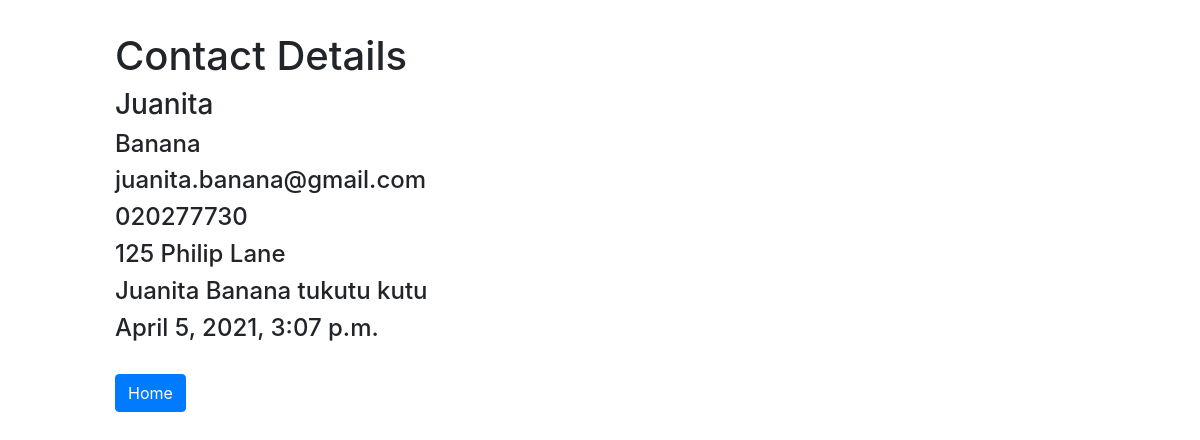
The page /contacts/4/ on the database its author committed.
### crudapp/models.py (models this page shows, shortened)
class Contact(models.Model):
    firstName = models.CharField("First name", max_length=255, blank = True, null = True)
    lastName = models.CharField("Last name", max_length=255, blank = True, null = True)
    email = models.EmailField()
    phone = models.CharField(max_length=20, blank = True, null = True)
    address = models.TextField(blank=True, null=True)
    description = models.TextField(blank=True, null=True)
    createdAt = models.DateTimeField("Created At", auto_now_add=True)

### crudapp/views.py (the view)
# urls.py: path('contacts/<int:pk>/', views.ContactDetailView.as_view(), name='detail'),
class ContactDetailView(DetailView):
    model = Contact
    template_name = 'contact-detail.html'

### templates/contact-detail.html (shortened to what this page needs)
{% load widget_tweaks %}
<!DOCTYPE html>
<html>
<head>
    <link rel="stylesheet" href="https://stackpath.bootstrapcdn.com/bootstrap/4.1.3/css/bootstrap.min.css">
</head>
<body>
<div class="container-fluid">
    <div class="row">
        <div class="col-md-1 col-xs-1 col-sm-1"></div>
        <div class="col-md-10 col-xs-10 col-sm-10 ">
            <br />
            <h6 style="text-align:center;">
               <h1> Contact Details</h1>
            </h6>
        </div>
        <div class="col-md-1 col-xs-1 col-sm-1">
        </div>
    </div>
    <div class="row">
        <div class="col-md-1 col-xs-1 col-sm-1"></div>
        <div class="col-md-10 col-xs-10 col-sm-10">
            <h3>{{ object.firstName }}</h3>
            <h4>{{ object.lastName }}</h4>
            <h4>{{ object.email }}</h4>
            <h4>{{ object.phone }}</h4>
            <h4>{{ object.address }}</h4>
            <h4>{{ object.description }}</h4>
            <h4>{{ object.createdAt }}</h4>
            <br>
            <a class="btn btn-primary" href="/">Home</a>
        </div>
        <div class="col-md-1 col-xs-1 col-sm-1"></div>
    </div>
</div>
</body>
</html>

### rows shown on the page
Contact: firstName "Juanita", lastName "Banana", email "juanita.banana@gmail.com", phone "020277730", address "125 Philip Lane", description "Juanita Banana tukutu kutu", createdAt "April 5, 2021, 3:07 p.m."
